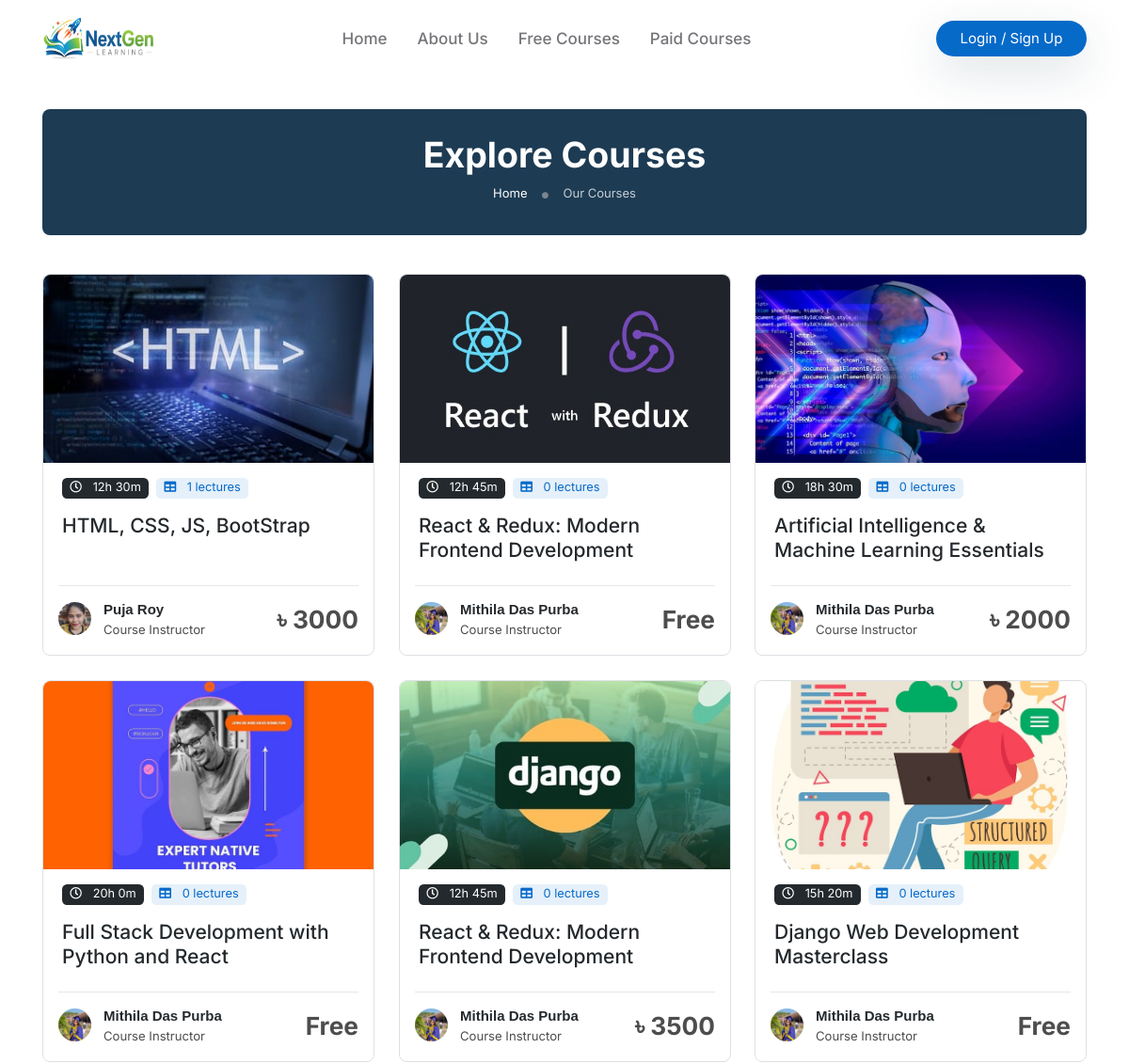
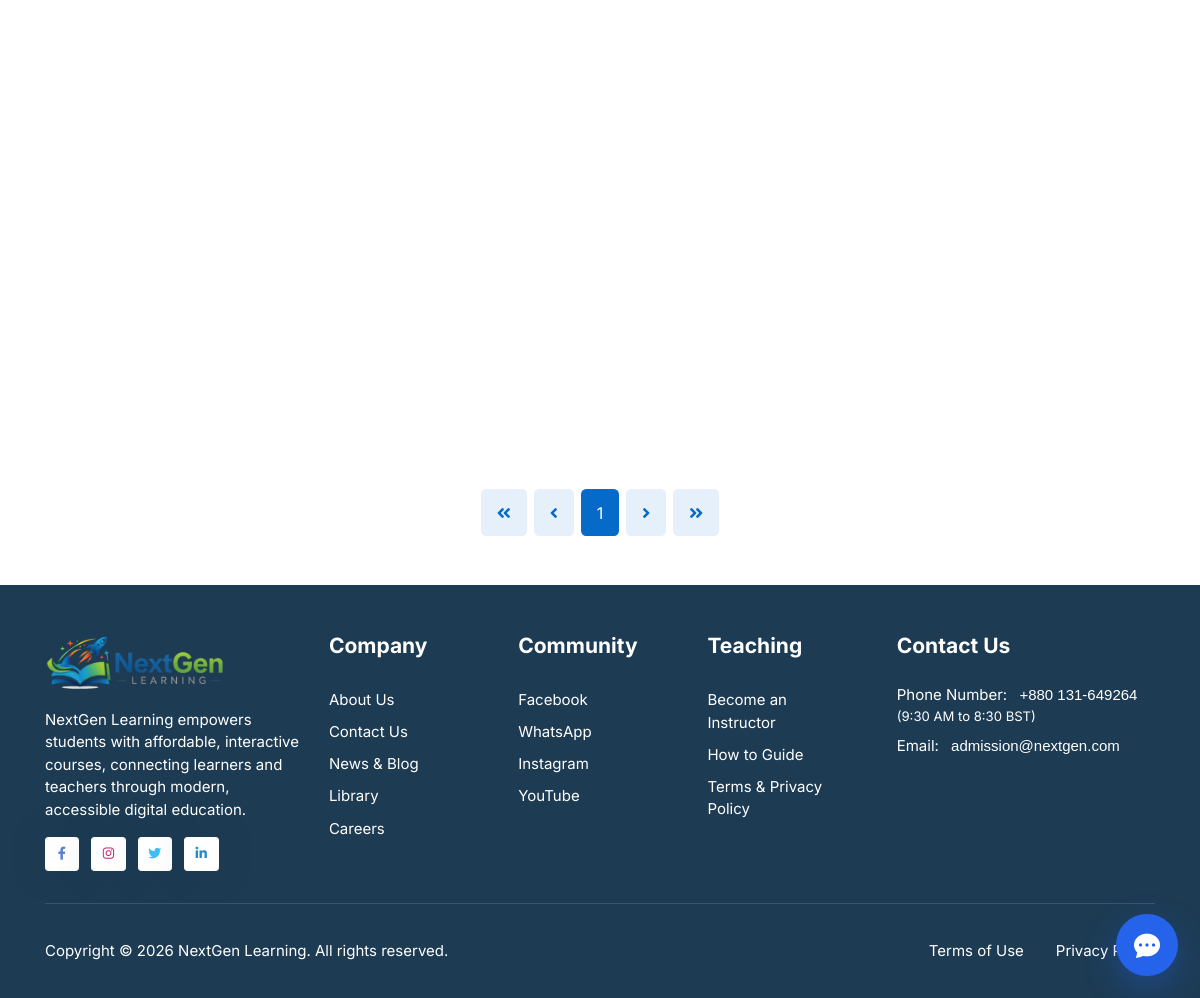
/our_courses.php, run on the app's committed database (2 pictures, top to bottom).
### tables this page shows
CREATE TABLE `courses` (
  `id` bigint(20) NOT NULL,
  `title` varchar(255) NOT NULL,
  `short_desc` text NOT NULL,
  `description` text NOT NULL,
  `thumbnail` varchar(255) NOT NULL,
  `video` varchar(255) NOT NULL,
  `duration` varchar(255) NOT NULL,
  `instructor` int(11) DEFAULT NULL,
  `price` varchar(255) NOT NULL,
  `total_lectures` int(11) NOT NULL,
  `language` varchar(11) NOT NULL,
  `instructor_id` int(11) NOT NULL,
  `status` varchar(255) NOT NULL DEFAULT 'upcomming',
  `created_at` datetime NOT NULL DEFAULT current_timestamp(),
  `updated_at` datetime NOT NULL DEFAULT current_timestamp() ON UPDATE current_timestamp(),
  `upcoming` varchar(20) DEFAULT 'live'
);

CREATE TABLE `users` (
  `id` int(11) NOT NULL,
  `role` enum('student','admin','instructor') NOT NULL DEFAULT 'student',
  `first_name` varchar(255) NOT NULL,
  `last_name` varchar(255) NOT NULL,
  `phone` varchar(255) NOT NULL,
  `email` varchar(255) NOT NULL,
  `password` varchar(255) NOT NULL,
  `avatar` varchar(255) DEFAULT NULL,
  `created_at` datetime NOT NULL DEFAULT current_timestamp(),
  `updated_at` datetime NOT NULL DEFAULT current_timestamp()
);

### includes/fetch.php (called while the page is built, shortened)
<?php
function fetch_record($conn, $table, $id)
{
  $sql = "SELECT * FROM $table WHERE id = $id";
  if ($result = $conn->query($sql)) {
    $row = $result->fetch_assoc();
    return $row;
  } else {
    $_SESSION['error_message'] = "Error: " . $conn->error;
    return null;
  }
}
function fetch_records($conn, $table, $options = [])
{
  $conditions = $options['conditions'] ?? null;
  $limit = $options['limit'] ?? null;
  $offset = $options['offset'] ?? 0;
  $sql = "SELECT * FROM $table";
  if (!empty($conditions)) $sql .= " WHERE $conditions";
  $sql .= " ORDER BY id DESC";
  if (!is_null($limit)) $sql .= " LIMIT $limit OFFSET $offset";
  $results = [];
  $total_records = 0;
  if ($result = $conn->query($sql)) {
    $results = $result->fetch_all(MYSQLI_ASSOC);
  }
  $count_sql = "SELECT COUNT(*) AS total FROM $table";
  if (!empty($conditions)) {
    $count_sql .= " WHERE $conditions";
  }
  if ($count_result = $conn->query($count_sql)) {
    $total_row = $count_result->fetch_assoc();
    $total_records = $total_row['total'];
  }
  return [
    'data' => $results,
    'total' => $total_records
  ];
}

### includes/get_course_by_id.php (called while the page is built, shortened)
<?php
function count_topics($conn, $course_id)
{
  $total_topics = 0;
  $sql = "SELECT COUNT(*) AS total_topics FROM topics WHERE course_id = ?";
  if ($stmt = $conn->prepare($sql)) {
    $stmt->bind_param("i", $course_id);
    $stmt->execute();
    $stmt->bind_result($total_topics);
    return $total_topics;
  } else {
    echo "Error: " . $conn->error;
    return 0;
  }
}

### components/course_card_v2.php (the view, shortened to what this page needs)
<div class="col-md-4 action-trigger-hover">
  <div class="card h-100 border">
    <img
      src="./uploads/img/thumbnails/<?= $course['thumbnail'] ?>"
      class="card-img-top"
      alt="course image"
      style="height: 200px; object-fit: cover;" />
    <div class="card-body pb-0">
      <div class="d-flex gap-2 mb-3">
        <span class="hstack gap-2">
          <a href="#" class="badge text-bg-dark">
            <i class="far fa-clock text-white me-2"></i>
            <?= $course['duration'] ?>
          </a>
          <a
            href="#"
            class="badge bg-primary bg-opacity-10 text-primary">
            <i class="fas fa-table text-primary me-2"></i>
            <?= count_topics($conn, $course['id']) ?> lectures
          </a>
        </span>
      </div>
      <h5 class="card-title fw-normal">
        <a href="course_details.php?id=<?= $course['id'] ?>">
          <?= $course['title'] ?>
        </a>
      </h5>
    </div>
    <div class="card-footer pt-0 bg-transparent">
      <hr />
      <div
        class="d-flex justify-content-between align-items-center">
        <div class="d-flex align-items-center">
          <div class="avatar avatar-sm">
            <img
              class="custom-avatar custom-avatar-sm"
              src="uploads/img/users/<?= $instructor_avatar ? $instructor_avatar : 'blank.png'; ?>"
              alt="avatar" />
          </div>
          <p class="mb-0 ms-2 ">
            <strong class="h6 mb-0 d-block"><?= $instructor_name ?></strong>
            <small>Course Instructor</small>
          </p>
        </div>
        <div>
          <h4 class="text-success mb-0 item-show">
            <span >
              <?= $course['price'] == 0 ? 'Free' : '৳ ' . $course['price'] ?>
            </span>
          </h4>
        </div>
      </div>
    </div>
  </div>
</div>

### our_courses.php (shortened to what this page needs)
<?php
include('includes/db.php');
include('includes/get_course_by_id.php');
include('includes/fetch.php');
$limit = 8;
$page = isset($_GET['page']) ? (int)$_GET['page'] : 1;
$offset = ($page - 1) * $limit;
$conditions = match ($_GET['type'] ?? '') {
  'free' => "price = 0",
  'paid' => "price > 0",
  default => '1'
};
$result = fetch_records($conn, 'courses', [
  'conditions' => $conditions,
  'limit' => $limit,
  'offset' => $offset
]);
$courses = $result['data'];
?>
<?php if (!empty($courses)) {
  $type = $_GET['type'] ?? null;
  $type_labels = ['free' => 'Free Courses', 'paid' => 'Paid Courses'];
?>
<section class="py-4">
  <div class="container">
    <div class="row">
      <div class="col-12">
        <div class="card card-body bg-blue p-4 h-100 p-4 text-center rounded-3">
          <h2 class="m-0 text-white">
            Explore <?= $type_labels[$type] ?? 'Courses' ?>
          </h2>
          <div class="d-flex justify-content-center">
            <nav aria-label="breadcrumb">
              <ol class="breadcrumb breadcrumb-dots mb-0">
                <li class="breadcrumb-item">
                  <a href="index.php" class="text-white">Home</a>
                </li>
                <li class="breadcrumb-item active text-white  opacity-75" aria-current="page">
                  <?= $type_labels[$type] ?? 'Our Courses' ?>
                </li>
              </ol>
            </nav>
          </div>
        </div>
      </div>
    </div>
  </div>
</section>
<?php } ?>
<section class="pt-0">
  <div class="container">
    <div class="row mt-3">
      <div class="col-12">
        <div class="row g-4">
          <?php
          if (!empty($courses)) {
            foreach ($courses as $course):
              $instructor = fetch_record($conn, 'users', $course['instructor_id']);
              $instructor_name = $instructor['first_name'] . " " . $instructor['last_name'];
              $instructor_avatar = $instructor['avatar'];
              include './components/course_card_v2.php';
            endforeach;
            include './components/pagination_v2.php';
          } ?>
        </div>
      </div>
    </div>
  </div>
</section>
<?php
include('layouts/website.php');
?>

### data on the page
courses: thumbnail (picture), duration "12h 30m", id "1", title "HTML, CSS, JS, BootStrap", users.avatar (picture), users.first_name+last_name "Puja Roy", price "3000"
courses: thumbnail (picture), duration "12h 45m", id "0", title "React & Redux: Modern Frontend Development", users.avatar (picture), users.first_name+last_name "Mithila Das Purba", price "Free"
courses: thumbnail (picture), duration "18h 30m", id "0", title "Artificial Intelligence & Machine Learning Essentials", users.avatar (picture), users.first_name+last_name "Mithila Das Purba", price "2000"
courses: thumbnail (picture), duration "20h 0m", id "0", title "Full Stack Development with Python and React", users.avatar (picture), users.first_name+last_name "Mithila Das Purba", price "Free"
courses: thumbnail (picture), duration "12h 45m", id "0", title "React & Redux: Modern Frontend Development", users.avatar (picture), users.first_name+last_name "Mithila Das Purba", price "3500"
courses: thumbnail (picture), duration "15h 20m", id "0", title "Django Web Development Masterclass", users.avatar (picture), users.first_name+last_name "Mithila Das Purba", price "Free"
courses: thumbnail (picture), users.avatar (picture)

### other printed values
$type_labels[$type] "Courses"
$type_labels[$type] "Our Courses"
